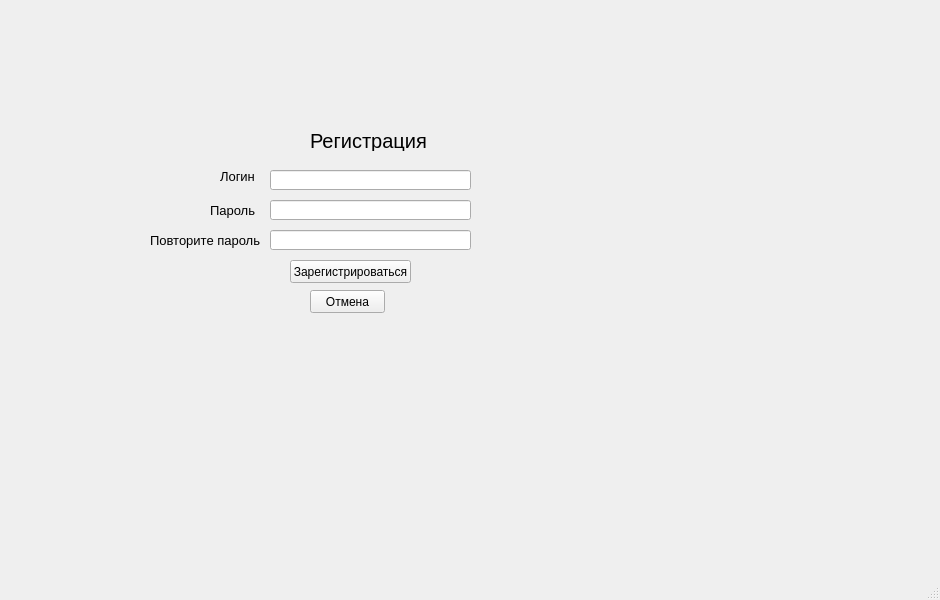
<?xml version="1.0" encoding="UTF-8"?>
<ui version="4.0">
 <class>MainWindow</class>
 <widget class="QMainWindow" name="MainWindow">
  <property name="geometry">
   <rect>
    <x>0</x>
    <y>0</y>
    <width>940</width>
    <height>600</height>
   </rect>
  </property>
  <property name="windowTitle">
   <string>MainWindow</string>
  </property>
  <widget class="QWidget" name="centralwidget">
   <widget class="QPushButton" name="cancel">
    <property name="geometry">
     <rect>
      <x>310</x>
      <y>290</y>
      <width>75</width>
      <height>23</height>
     </rect>
    </property>
    <property name="text">
     <string>Отмена</string>
    </property>
   </widget>
   <widget class="QLabel" name="label_4">
    <property name="geometry">
     <rect>
      <x>220</x>
      <y>170</y>
      <width>47</width>
      <height>13</height>
     </rect>
    </property>
    <property name="font">
     <font>
      <pointsize>10</pointsize>
     </font>
    </property>
    <property name="text">
     <string>Логин</string>
    </property>
   </widget>
   <widget class="QLineEdit" name="replay_pas_line">
    <property name="geometry">
     <rect>
      <x>270</x>
      <y>230</y>
      <width>201</width>
      <height>20</height>
     </rect>
    </property>
   </widget>
   <widget class="QLabel" name="label">
    <property name="geometry">
     <rect>
      <x>310</x>
      <y>130</y>
      <width>121</width>
      <height>21</height>
     </rect>
    </property>
    <property name="font">
     <font>
      <pointsize>15</pointsize>
     </font>
    </property>
    <property name="text">
     <string>Регистрация</string>
    </property>
   </widget>
   <widget class="QLineEdit" name="newlogin">
    <property name="geometry">
     <rect>
      <x>270</x>
      <y>170</y>
      <width>201</width>
      <height>20</height>
     </rect>
    </property>
   </widget>
   <widget class="QLabel" name="label_5">
    <property name="geometry">
     <rect>
      <x>210</x>
      <y>200</y>
      <width>51</width>
      <height>21</height>
     </rect>
    </property>
    <property name="font">
     <font>
      <pointsize>10</pointsize>
     </font>
    </property>
    <property name="text">
     <string>Пароль</string>
    </property>
   </widget>
   <widget class="QLabel" name="label_6">
    <property name="geometry">
     <rect>
      <x>150</x>
      <y>230</y>
      <width>111</width>
      <height>20</height>
     </rect>
    </property>
    <property name="font">
     <font>
      <pointsize>10</pointsize>
     </font>
    </property>
    <property name="text">
     <string>Повторите пароль</string>
    </property>
   </widget>
   <widget class="QPushButton" name="registr_btn">
    <property name="geometry">
     <rect>
      <x>290</x>
      <y>260</y>
      <width>121</width>
      <height>23</height>
     </rect>
    </property>
    <property name="text">
     <string>Зарегистрироваться</string>
    </property>
   </widget>
   <widget class="QLineEdit" name="password_line">
    <property name="geometry">
     <rect>
      <x>270</x>
      <y>200</y>
      <width>201</width>
      <height>20</height>
     </rect>
    </property>
   </widget>
  </widget>
  <widget class="QMenuBar" name="menubar">
   <property name="geometry">
    <rect>
     <x>0</x>
     <y>0</y>
     <width>940</width>
     <height>21</height>
    </rect>
   </property>
  </widget>
  <widget class="QStatusBar" name="statusbar"/>
 </widget>
 <resources/>
 <connections/>
</ui>
